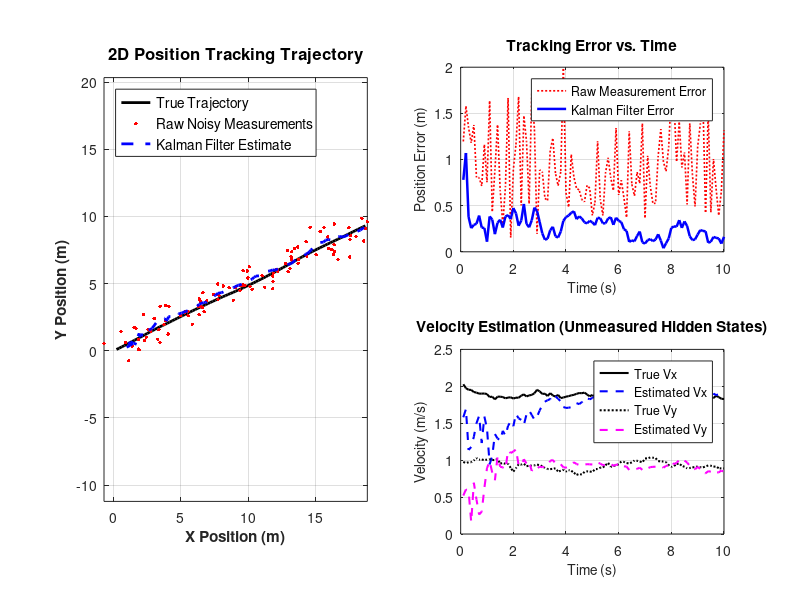

This chart was generated by the following MATLAB code:
clc;
clear;
close all;

%% Parameters
dt = 0.1;              % Sampling time (s)
N = 100;               % Number of time steps

%% State vector definition
% State: [position_x; position_y; velocity_x; velocity_y]
% Ground truth initial state
x_true = [0; 0; 2; 1];

% Initial state estimate (filter starts with slight initial offset)
x_est = [0; 0; 1.5; 0.5];

%% State transition matrix (Constant Velocity model)
F = [1 0 dt 0;
     0 1 0 dt;
     0 0 1  0;
     0 0 0  1];

%% Measurement matrix (measures [x; y] position only)
H = [1 0 0 0;
     0 1 0 0];

%% Noise Covariances
% Process noise covariance Q (represents small physical acceleration disturbances)
q_acc = 0.05;
G = [0.5*dt^2 0; 0 0.5*dt^2; dt 0; 0 dt]; % Acceleration gain matrix
Q = G * (q_acc * eye(2)) * G';

% Measurement noise covariance R (sensor variance)
R = [0.5  0;
     0    0.5];
chol_R = chol(R, 'lower');

%% Initial estimate covariance
P = eye(4);

%% Storage arrays for results
true_states  = zeros(4, N);
measurements = zeros(2, N);
estimates    = zeros(4, N);

%% Simulation Loop
for k = 1:N
    %% ----------------------------------------------------
    % 1. Physical System: Propagate Ground Truth State
    % ----------------------------------------------------
    % Ground truth propagates independently with physical acceleration disturbances
    a_dist = sqrt(q_acc) * randn(2, 1);
    w_k = G * a_dist;
    x_true = F * x_true + w_k;
    true_states(:, k) = x_true;

    %% ----------------------------------------------------
    % 2. Sensor Measurement
    % ----------------------------------------------------
    % Sensor observes ground truth with additive Gaussian noise
    v_k = chol_R * randn(2, 1);
    z = H * x_true + v_k;
    measurements(:, k) = z;

    %% ----------------------------------------------------
    % 3. Kalman Filter: Prediction Step
    % ----------------------------------------------------
    x_pred = F * x_est;
    P_pred = F * P * F' + Q;

    %% ----------------------------------------------------
    % 4. Kalman Filter: Compute Gain & Innovation
    % ----------------------------------------------------
    S = H * P_pred * H' + R;       % Innovation covariance
    K = (P_pred * H') / S;          % Kalman gain
    innovation = z - H * x_pred;    % Residual

    %% ----------------------------------------------------
    % 5. Kalman Filter: Correction (Update) Step
    % ----------------------------------------------------
    x_est = x_pred + K * innovation;
    % Joseph form update for guaranteed positive semi-definite covariance
    I_KH = eye(4) - K * H;
    P = I_KH * P_pred * I_KH' + K * R * K';

    % Store current estimate
    estimates(:, k) = x_est;
end

%% Quantitative Evaluation (RMSE)
meas_rmse_x = sqrt(mean((measurements(1,:) - true_states(1,:)).^2));
meas_rmse_y = sqrt(mean((measurements(2,:) - true_states(2,:)).^2));
meas_rmse_pos = sqrt(mean(sum((measurements - true_states(1:2,:)).^2, 1)));

kf_rmse_x = sqrt(mean((estimates(1,:) - true_states(1,:)).^2));
kf_rmse_y = sqrt(mean((estimates(2,:) - true_states(2,:)).^2));
kf_rmse_pos = sqrt(mean(sum((estimates(1:2,:) - true_states(1:2,:)).^2, 1)));

fprintf('=== 2D Kalman Filter Performance ===\n');
fprintf('Raw Sensor Measurement Position RMSE : %.3f m\n', meas_rmse_pos);
fprintf('Kalman Filter Estimated Position RMSE: %.3f m\n', kf_rmse_pos);
fprintf('Error Reduction                       : %.1f%%\n\n', ...
    (1 - kf_rmse_pos / meas_rmse_pos) * 100);

%% Visualization
figure('Name', '2D Kalman Filter Tracking Benchmark', 'NumberTitle', 'off', ...
       'Color', 'w', 'Position', [150 150 1000 650]);

subplot(2, 2, [1 3]);
plot(true_states(1,:), true_states(2,:), 'k-', 'LineWidth', 2, 'DisplayName', 'True Trajectory');
hold on;
plot(measurements(1,:), measurements(2,:), 'r.', 'MarkerSize', 8, 'DisplayName', 'Raw Noisy Measurements');
plot(estimates(1,:), estimates(2,:), 'b--', 'LineWidth', 2, 'DisplayName', 'Kalman Filter Estimate');
grid on;
axis equal;
xlabel('X Position (m)', 'FontSize', 11, 'FontWeight', 'bold');
ylabel('Y Position (m)', 'FontSize', 11, 'FontWeight', 'bold');
title('2D Position Tracking Trajectory', 'FontSize', 12, 'FontWeight', 'bold');
legend('Location', 'northwest', 'FontSize', 10);

% Subplot: Position Errors over Time
time_vec = (1:N) * dt;
raw_err = sqrt(sum((measurements - true_states(1:2,:)).^2, 1));
kf_err  = sqrt(sum((estimates(1:2,:) - true_states(1:2,:)).^2, 1));

subplot(2, 2, 2);
plot(time_vec, raw_err, 'r:', 'LineWidth', 1.2, 'DisplayName', 'Raw Measurement Error');
hold on;
plot(time_vec, kf_err, 'b-', 'LineWidth', 1.8, 'DisplayName', 'Kalman Filter Error');
grid on;
xlabel('Time (s)', 'FontSize', 10);
ylabel('Position Error (m)', 'FontSize', 10);
title('Tracking Error vs. Time', 'FontSize', 11, 'FontWeight', 'bold');
legend('FontSize', 9);

% Subplot: Estimated Velocities
subplot(2, 2, 4);
plot(time_vec, true_states(3,:), 'k-', 'LineWidth', 1.5, 'DisplayName', 'True Vx');
hold on;
plot(time_vec, estimates(3,:), 'b--', 'LineWidth', 1.5, 'DisplayName', 'Estimated Vx');
plot(time_vec, true_states(4,:), 'k:', 'LineWidth', 1.5, 'DisplayName', 'True Vy');
plot(time_vec, estimates(4,:), 'm--', 'LineWidth', 1.5, 'DisplayName', 'Estimated Vy');
grid on;
xlabel('Time (s)', 'FontSize', 10);
ylabel('Velocity (m/s)', 'FontSize', 10);
title('Velocity Estimation (Unmeasured Hidden States)', 'FontSize', 11, 'FontWeight', 'bold');
legend('FontSize', 9);

% Save figure artifact for documentation / reports
saveas(gcf, 'kalman_2d_results.png');
fprintf('[✓] Figure successfully saved as kalman_2d_results.png\n');
